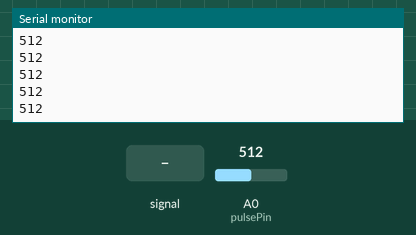
A sketch run on a simulated Arduino Uno, built with avr-gcc and run on an emulated ATmega328P. Shown: the last lines printed to the serial monitor. The test bench sets the inputs (shaded band); at power-on: A0 (pulsePin) = 512.

Above: at 1.2 s.
1.3 s: A0 (pulsePin) fed a 200 Hz sine of ±81 counts around its level
At 2.2 s:
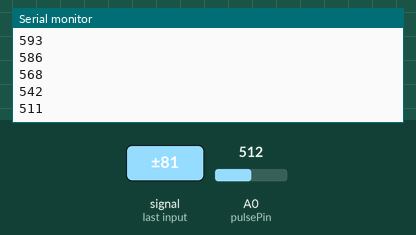
2.8 s: A0 (pulsePin) set to 716
At 3.4 s:
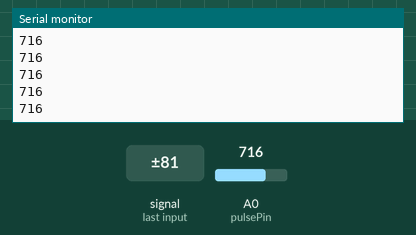
4.3 s: A0 (pulsePin) fed a 1000 Hz sine of ±255 counts around its level
At 5.4 s:
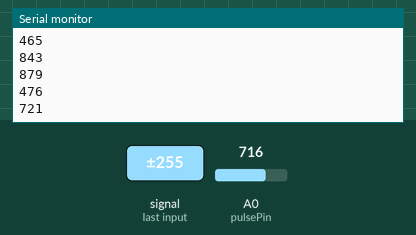
5.8 s: A0 (pulsePin) set to 760
At 6.8 s:
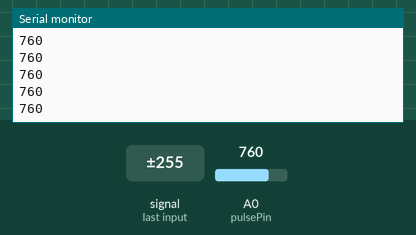
Timing chart, 0 to 8.3 s (numbered marks = the images above; inputs shaded):
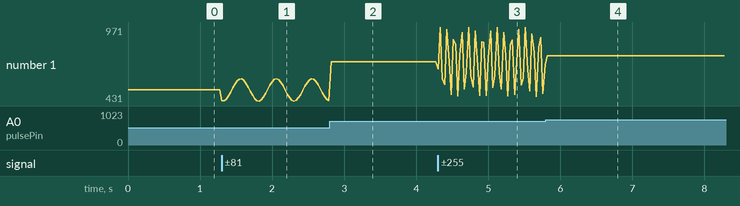

Measured:
- after the input at 1.3 s, the serial monitor: prints a new line at once (image 1)
- after the input at 2.8 s, the serial monitor: prints a new line at once (image 2)
- after the input at 4.3 s, the serial monitor: prints a new line at once (image 3)
- plotted number 1: 512 → 432 after the input at 1.3 s, 432 → 716 after the input at 2.8 s, 716 → 697 after the input at 4.3 s

The sketch:

main.ino
```cpp
#include <Arduino.h>

#define pulsePin A0

int gainPercent = 100; // 증폭 배율(%) EX) 150 == 150% == 1.5배
float gain = gainPercent / 100.0;

int signalValue = 0;
int adjstedSignal = 0;
int threshold = 750;

unsigned long lastBestTime = 0;
unsigned long currentTime = 0;
bool pulseDetected = false;

const int numReadings = 5;
int bpmReadings[numReadings];
int readIndex = 0;
int total = 0;
int averageBPM = 0;
int bpm = 0;

void setup()
{
  Serial.begin(9600);
  for(int i = 0; i < numReadings; i++)
  {
    bpmReadings[i] = 0;
  }
}

void loop()
{
  signalValue = analogRead(pulsePin);
  adjstedSignal = signalValue * gain;

  // 값이 1023 을 초과하지 않도록 제한
  adjstedSignal = (adjstedSignal > 1023 ? 1023 : adjstedSignal);

  currentTime = millis();
  Serial.println(adjstedSignal); // 조정된 신호 출력

  delay(30);
}
```
